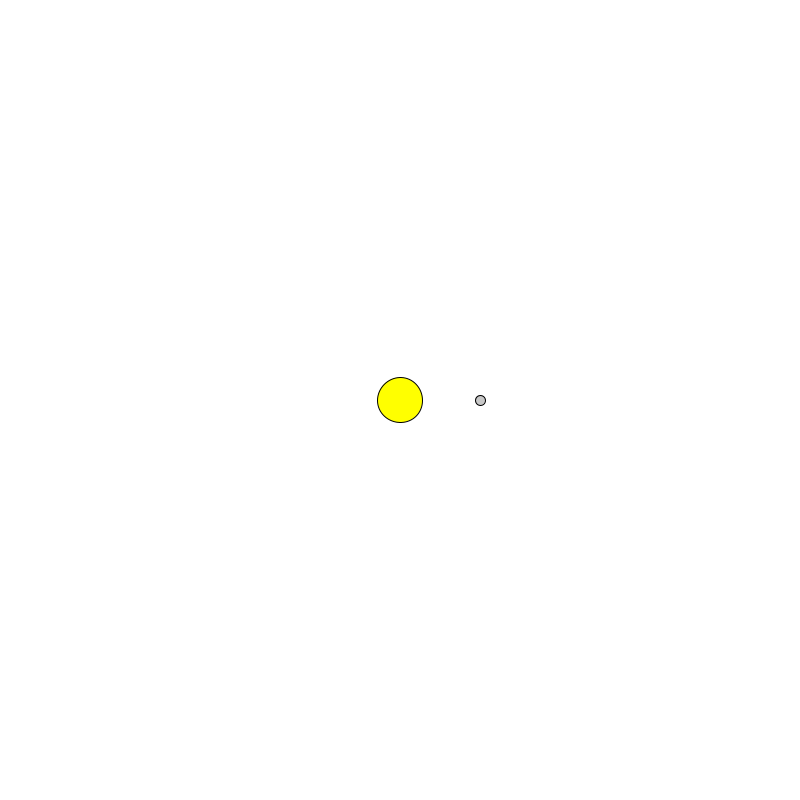
Frame 1 (no input)
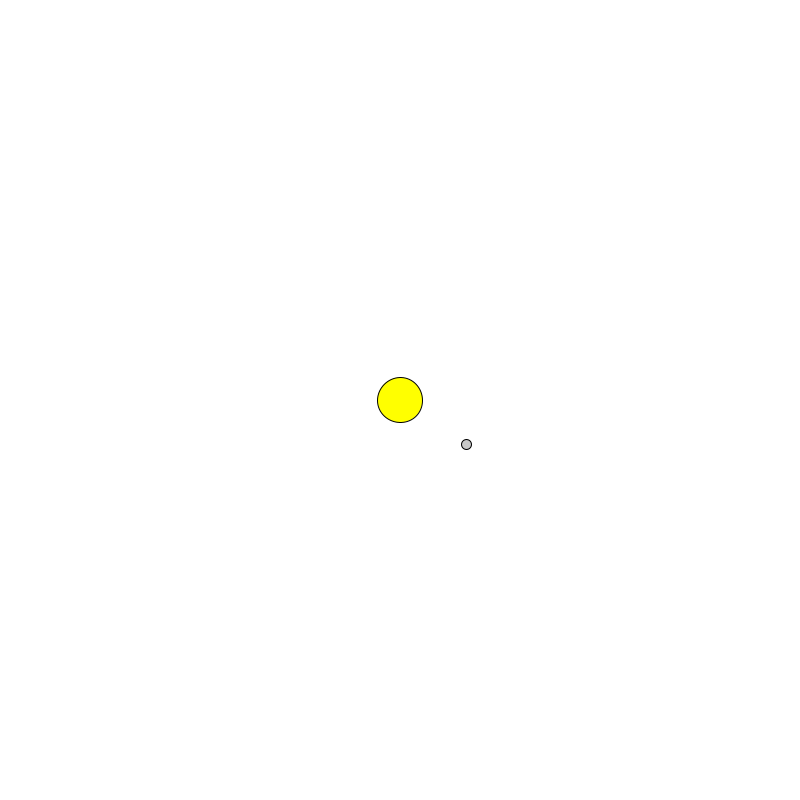
Frame 60 (the mouse pressed at the canvas centre just before this capture)
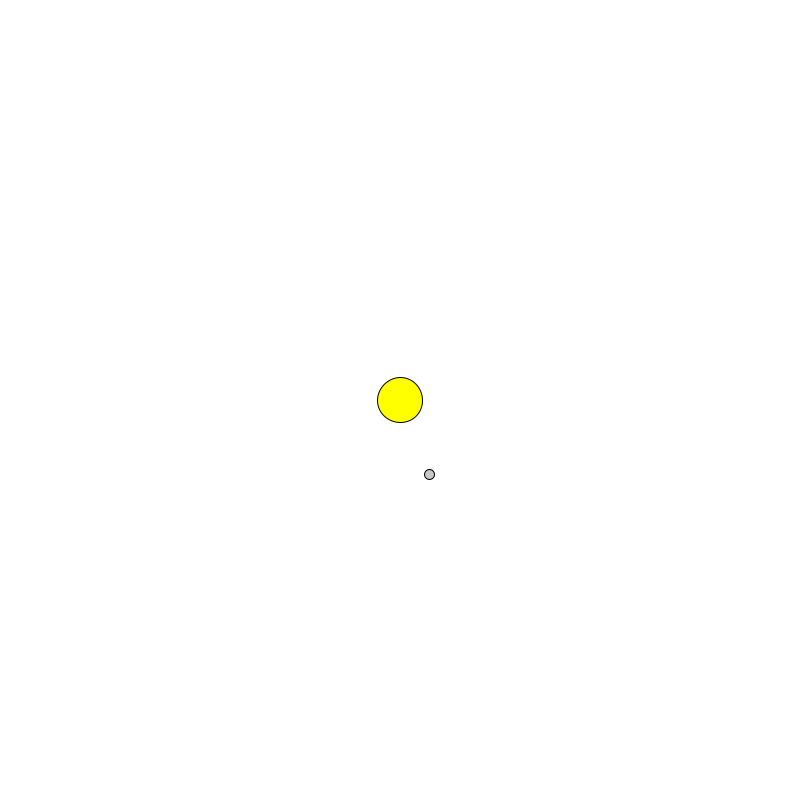
Frame 120 (the mouse held since frame 60 and released just before this capture)

The Processing sketch that drew these frames (run headless with seeded random() and noise(); from frame 60 on, the mouse is pressed at the canvas centre):

// Processing sketch: processing_120659
// ── processing_120659.pde

// Angle and angular velocity, accleration
float theta;
float theta_vel;
float theta_acc;
float r;

void setup() {
  size(800, 800);
  
  // Initialize all values
  r = height * 0.1;
  theta = 0;
  theta_vel = 0;
  theta_acc = 0.0001;
}

void draw() {
  background(255);
  smooth();
  ellipseMode(CENTER); //draw yellow ellipse (Sun) in center of canvas
  fill(255,255,0);  // Set fill to yellow
  ellipse(400, 400, 45, 45);
  
  // Translate the origin point to the center of the screen
  translate(width/2, height/2); // what can I do to get it so that it start to draw aboue the Sun?
  
  // Convert polar to cartesian
  float x = r * cos(theta);
  float y = r * sin(theta);
  
  // Draw the ellipse at the cartesian coordinate
  ellipseMode(CENTER);
  stroke(1);
  fill(200);
  ellipse(x, y, 10, 10);
  
  // Apply acceleration and velocity to angle (r remains static in this example)
  theta += 0.01;

}
